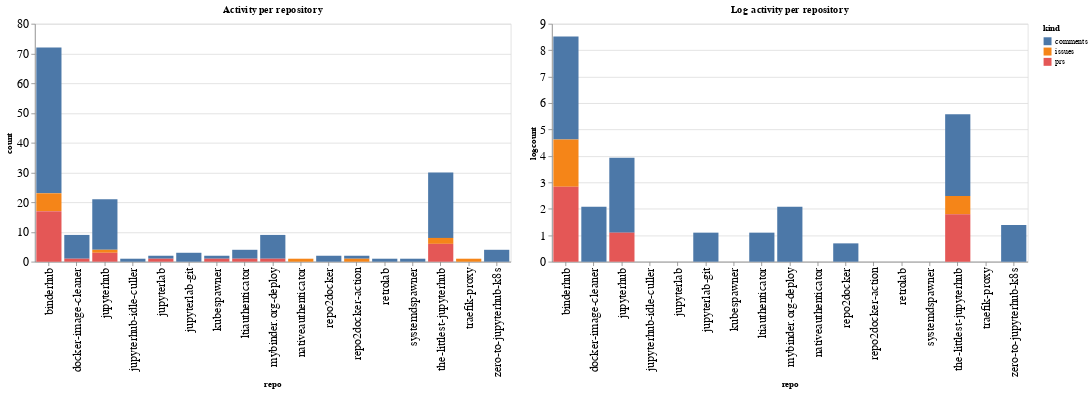

The notebook cell saved with this chart:
### Code cell
ch1 = alt.Chart(repo_summaries, width=600, title="Activity per repository").mark_bar().encode(
    x='repo',
    y='count',
    color='kind',
    tooltip="kind"
)

ch2 = alt.Chart(repo_summaries, width=600, title="Log activity per repository").mark_bar().encode(
    x='repo',
    y='logcount',
    color='kind',
    tooltip="kind"
)

ch1 | ch2

### Figure 1 — Vega-Lite specification as saved in the notebook (floating-point values rounded to 4 significant figures)
{"config": {"axisLeft": {"labelFontSize": 15}, "axisBottom": {"labelFontSize": 15}}, "hconcat": [{"mark": "bar", "encoding": {"color": {"type": "nominal", "field": "kind"}, "tooltip": {"type": "nominal", "field": "kind"}, "x": {"type": "nominal", "field": "repo"}, "y": {"type": "quantitative", "field": "count"}}, "title": "Activity per repository", "width": 600}, {"mark": "bar", "encoding": {"color": {"type": "nominal", "field": "kind"}, "tooltip": {"type": "nominal", "field": "kind"}, "x": {"type": "nominal", "field": "repo"}, "y": {"type": "quantitative", "field": "logcount"}}, "title": "Log activity per repository", "width": 600}], "data": {"name": "data-0852a200aa640c671eb6f0cb91a79e60"}, "$schema": "https://vega.github.io/schema/vega-lite/v4.8.1.json", "datasets": {"data-0852a200aa640c671eb6f0cb91a79e60": [{"repo": "binderhub", "kind": "comments", "count": 49, "logcount": 3.892}, {"repo": "binderhub", "kind": "issues", "count": 6, "logcount": 1.792}, {"repo": "binderhub", "kind": "prs", "count": 17, "logcount": 2.833}, {"repo": "docker-image-cleaner", "kind": "comments", "count": 8, "logcount": 2.079}, {"repo": "docker-image-cleaner", "kind": "prs", "count": 1, "logcount": 0.0}, {"repo": "jupyterhub", "kind": "comments", "count": 17, "logcount": 2.833}, {"repo": "jupyterhub", "kind": "issues", "count": 1, "logcount": 0.0}, {"repo": "jupyterhub", "kind": "prs", "count": 3, "logcount": 1.099}, {"repo": "jupyterhub-idle-culler", "kind": "comments", "count": 1, "logcount": 0.0}, {"repo": "jupyterlab", "kind": "comments", "count": 1, "logcount": 0.0}, {"repo": "jupyterlab", "kind": "prs", "count": 1, "logcount": 0.0}, {"repo": "jupyterlab-git", "kind": "comments", "count": 3, "logcount": 1.099}, {"repo": "kubespawner", "kind": "comments", "count": 1, "logcount": 0.0}, {"repo": "kubespawner", "kind": "prs", "count": 1, "logcount": 0.0}, {"repo": "ltiauthenticator", "kind": "comments", "count": 3, "logcount": 1.099}, {"repo": "ltiauthenticator", "kind": "prs", "count": 1, "logcount": 0.0}, {"repo": "mybinder.org-deploy", "kind": "comments", "count": 8, "logcount": 2.079}, {"repo": "mybinder.org-deploy", "kind": "prs", "count": 1, "logcount": 0.0}, {"repo": "nativeauthenticator", "kind": "issues", "count": 1, "logcount": 0.0}, {"repo": "repo2docker", "kind": "comments", "count": 2, "logcount": 0.6931}, {"repo": "repo2docker-action", "kind": "comments", "count": 1, "logcount": 0.0}, {"repo": "repo2docker-action", "kind": "issues", "count": 1, "logcount": 0.0}, {"repo": "retrolab", "kind": "comments", "count": 1, "logcount": 0.0}, {"repo": "systemdspawner", "kind": "comments", "count": 1, "logcount": 0.0}, {"repo": "the-littlest-jupyterhub", "kind": "comments", "count": 22, "logcount": 3.091}, {"repo": "the-littlest-jupyterhub", "kind": "issues", "count": 2, "logcount": 0.6931}, {"repo": "the-littlest-jupyterhub", "kind": "prs", "count": 6, "logcount": 1.792}, {"repo": "traefik-proxy", "kind": "issues", "count": 1, "logcount": 0.0}, {"repo": "zero-to-jupyterhub-k8s", "kind": "comments", "count": 4, "logcount": 1.386}]}}
